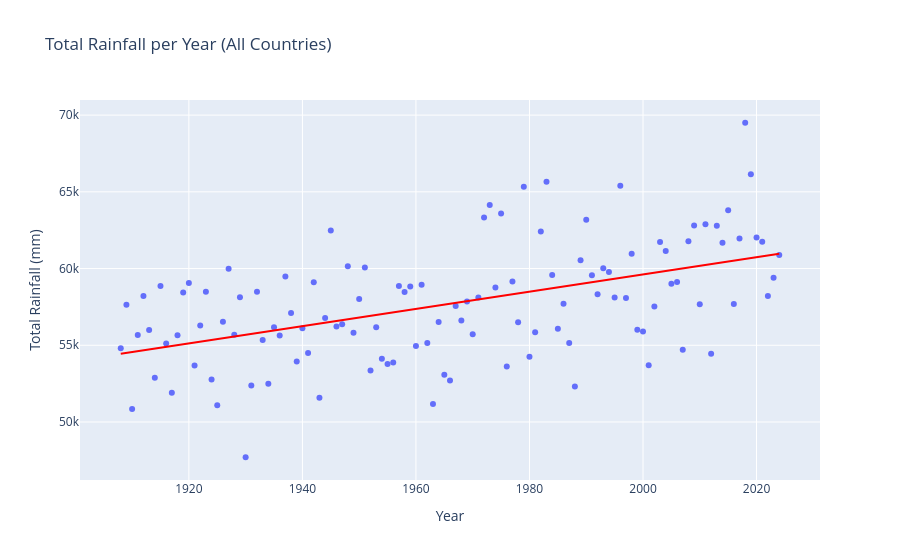

This figure's notebook cell:
### Code cell
# Let's plot rainfall levels in the North America since 1908 (Canada and United States combined)
# Group by year and sum rainfall across all countries
NA_rainfall_per_year = post_1908_rainfall_na_df.groupby('year', as_index=False)['rainfall_mm'].sum()

# Plot with Plotly Express
fig = px.scatter(NA_rainfall_per_year, 
              x='year', 
              y='rainfall_mm',
              trendline= 'ols',
              title='Total Rainfall per Year (All Countries)',
              labels={'rainfall_mm': 'Total Rainfall (mm)', 'year': 'Year'})

# Make trendline red
fig.data[1].line.color = "red"
fig.data[1].line.width = 2 

fig.show()
